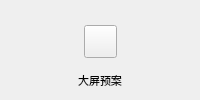
               <widget class="QWidget" name="widget_4" native="true">
                <layout class="QVBoxLayout" name="verticalLayout_3">
                 <property name="spacing">
                  <number>0</number>
                 </property>
                 <property name="leftMargin">
                  <number>0</number>
                 </property>
                 <property name="topMargin">
                  <number>0</number>
                 </property>
                 <property name="rightMargin">
                  <number>0</number>
                 </property>
                 <property name="bottomMargin">
                  <number>0</number>
                 </property>
                 <item>
                  <spacer name="verticalSpacer_3">
                   <property name="orientation">
                    <enum>Qt::Vertical</enum>
                   </property>
                   <property name="sizeHint" stdset="0">
                    <size>
                     <width>20</width>
                     <height>8</height>
                    </size>
                   </property>
                  </spacer>
                 </item>
                 <item>
                  <widget class="QWidget" name="widget_5" native="true">
                   <layout class="QVBoxLayout" name="verticalLayout_4">
                    <property name="spacing">
                     <number>0</number>
                    </property>
                    <property name="leftMargin">
                     <number>0</number>
                    </property>
                    <property name="topMargin">
                     <number>0</number>
                    </property>
                    <property name="rightMargin">
                     <number>0</number>
                    </property>
                    <property name="bottomMargin">
                     <number>0</number>
                    </property>
                    <item>
                     <widget class="QWidget" name="widget_6" native="true">
                      <property name="minimumSize">
                       <size>
                        <width>0</width>
                        <height>60</height>
                       </size>
                      </property>
                      <layout class="QHBoxLayout" name="horizontalLayout_2">
                       <property name="spacing">
                        <number>0</number>
                       </property>
                       <property name="leftMargin">
                        <number>0</number>
                       </property>
                       <property name="topMargin">
                        <number>0</number>
                       </property>
                       <property name="rightMargin">
                        <number>0</number>
                       </property>
                       <property name="bottomMargin">
                        <number>0</number>
                       </property>
                       <item>
                        <spacer name="horizontalSpacer_3">
                         <property name="orientation">
                          <enum>Qt::Horizontal</enum>
                         </property>
                         <property name="sizeHint" stdset="0">
                          <size>
                           <width>30</width>
                           <height>20</height>
                          </size>
                         </property>
                        </spacer>
                       </item>
                       <item>
                        <widget class="QPushButton" name="btn_7">
                         <property name="sizePolicy">
                          <sizepolicy hsizetype="Minimum" vsizetype="Minimum">
                           <horstretch>0</horstretch>
                           <verstretch>0</verstretch>
                          </sizepolicy>
                         </property>
                         <property name="minimumSize">
                          <size>
                           <width>33</width>
                           <height>33</height>
                          </size>
                         </property>
                         <property name="maximumSize">
                          <size>
                           <width>33</width>
                           <height>33</height>
                          </size>
                         </property>
                         <property name="focusPolicy">
                          <enum>Qt::TabFocus</enum>
                         </property>
                         <property name="styleSheet">
                          <string notr="true"/>
                         </property>
                         <property name="text">
                          <string/>
                         </property>
                        </widget>
                       </item>
                       <item>
                        <spacer name="horizontalSpacer_4">
                         <property name="orientation">
                          <enum>Qt::Horizontal</enum>
                         </property>
                         <property name="sizeHint" stdset="0">
                          <size>
                           <width>30</width>
                           <height>20</height>
                          </size>
                         </property>
                        </spacer>
                       </item>
                      </layout>
                     </widget>
                    </item>
                    <item>
                     <widget class="DisMenuLabel" name="label_2">
                      <property name="maximumSize">
                       <size>
                        <width>16777215</width>
                        <height>30</height>
                       </size>
                      </property>
                      <property name="font">
                       <font>
                        <family>微软雅黑</family>
                        <pointsize>8</pointsize>
                       </font>
                      </property>
                      <property name="text">
                       <string>大屏预案</string>
                      </property>
                      <property name="alignment">
                       <set>Qt::AlignCenter</set>
                      </property>
                     </widget>
                    </item>
                   </layout>
                  </widget>
                 </item>
                 <item>
                  <spacer name="verticalSpacer_4">
                   <property name="orientation">
                    <enum>Qt::Vertical</enum>
                   </property>
                   <property name="sizeHint" stdset="0">
                    <size>
                     <width>20</width>
                     <height>8</height>
                    </size>
                   </property>
                  </spacer>
                 </item>
                </layout>
               </widget>
